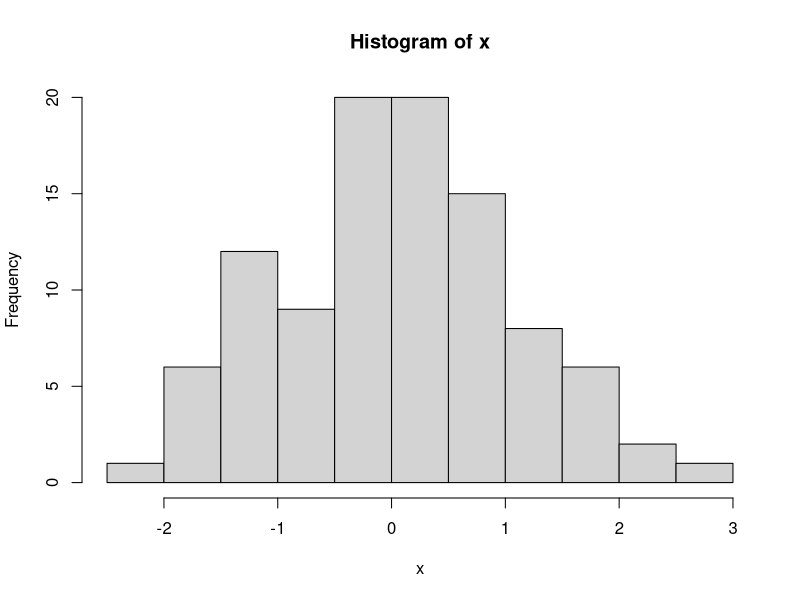
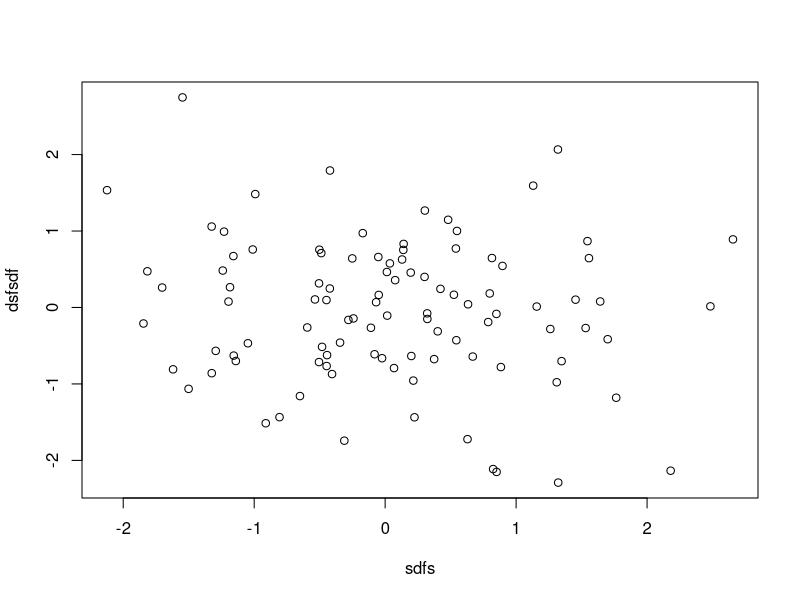

Write R code to recreate these figures, in order.
x <- c(1,2,3,4)
length(x)
mode(x)
y <-("apple")
length(y)
z <- c("a", "b")
length(z)
x <- list(name = "Jack", score = 99)
x$name
n <- cbind (c(1,2),c(3,4))
n
?rbind
x <- matrix (seq(1,12), nrow=3, ncol=4)
x
x <- matrix (seq(1,12), nrow=3, ncol=4, byrow=TRUE)
x
x[1,2]
x[1,]
x[1:3,2:4]
x[-4,-1]
dim(x)
d <- data.frame(list(name=c("Jack", "Rose"), score = c(99,98)))
d
d$score
View(d)
my_vector <- c(1:10)
my_matrix <- matrix(seq(1:9), ncol=9)
dd<-d[1,]
l <- list(my_vector,my_matrix, dd)
l
x <- runif(50)
x
y <- rnorm(50, mean=50, sd=0.1)
y
set.seed(12345)
y <- rnorm(50, mean=50, sd=0.1)
y
z <- rnorm(50)
z
mean(z)
sd(z)
getwd()
setwd("C:/Users/sanch/OneDrive/Documents/Graduate School/UT-Austin - MSIS/INF 397 - Statistical Analysis and Learning/Data")
mydata = read.csv("austin_house_price.csv")
mydata
x<-rnorm(100)
y<-rnorm(100)
hist(x)
plot(x,y, xlab="sdfs", ylab="dsfsdf")
